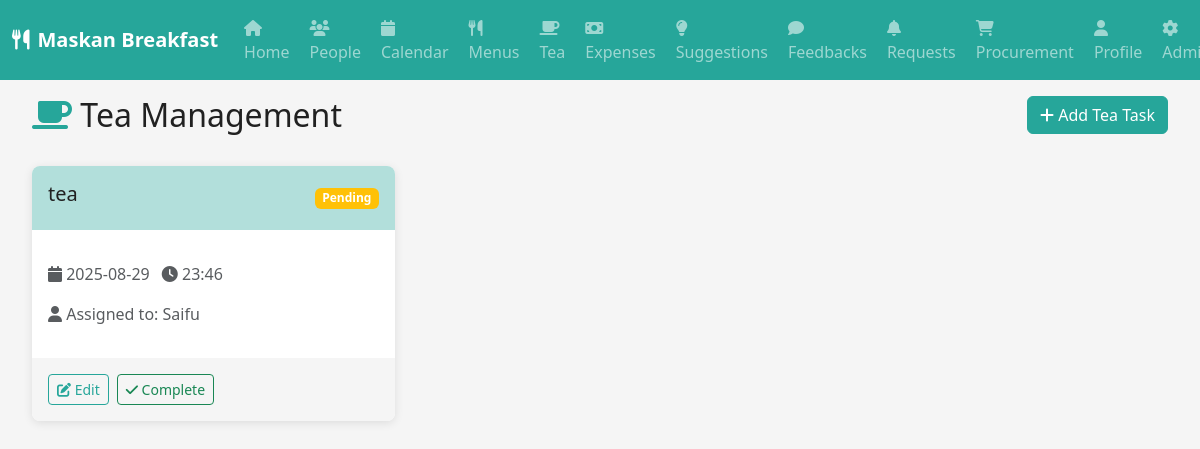
Page /tea (signed in) on the earlier database version.
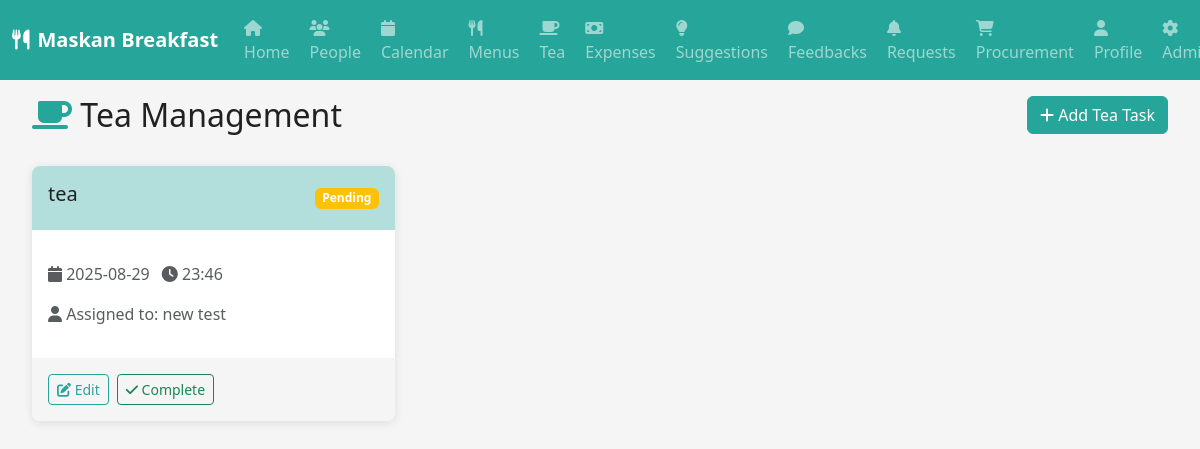
Same page on the later database version.
### models.py (models this page shows)
class TeaTask(db.Model):
    id = db.Column(db.Integer, primary_key=True)
    title = db.Column(db.String(100), nullable=False)
    description = db.Column(db.Text)
    date = db.Column(db.Date, nullable=False)
    time = db.Column(db.String(10), nullable=False)
    assigned_to_id = db.Column(db.Integer, db.ForeignKey('user.id'))
    created_by_id = db.Column(db.Integer, db.ForeignKey('user.id'))
    floor = db.Column(db.Integer, nullable=False)
    status = db.Column(db.String(20), default='pending')
    created_at = db.Column(db.DateTime, default=datetime.utcnow)
    assigned_to = db.relationship('User', foreign_keys=[assigned_to_id])
    created_by = db.relationship('User', foreign_keys=[created_by_id])

class User(db.Model):
    id = db.Column(db.Integer, primary_key=True)
    username = db.Column(db.String(64), unique=True, nullable=True)
    email = db.Column(db.String(120), unique=True, nullable=False)
    password_hash = db.Column(db.String(256))
    role = db.Column(db.String(20), nullable=False)
    floor = db.Column(db.Integer, nullable=True)
    is_verified = db.Column(db.Boolean, default=False)
    profile_pic = db.Column(db.String(200), nullable=True)
    created_at = db.Column(db.DateTime, default=datetime.utcnow)
    updated_at = db.Column(db.DateTime, default=datetime.utcnow, onupdate=datetime.utcnow)

### routes.py (the view, shortened to what this page needs)
@app.route('/tea', methods=['GET', 'POST'])
def tea():
    if 'user_id' not in session:
        return redirect(url_for('login'))
    user = User.query.get(session['user_id'])
    tea_tasks = TeaTask.query.filter_by(floor=user.floor).order_by(TeaTask.date.desc()).all()
    floor_users = User.query.filter_by(floor=user.floor).all()
    return render_template('tea.html', user=user, tea_tasks=tea_tasks, floor_users=floor_users)

### routes.py (called while the page is built)
@app.context_processor
def inject_user():
    if 'user_id' in session:
        user = User.query.get(session['user_id'])
        return dict(current_user=user)
    return dict(current_user=None)

### templates/tea.html (shortened to what this page needs)
{% extends "base.html" %}
{% block content %}
<div class="container-fluid">
    <div class="row mb-4">
        <div class="col-md-6">
            <h2>
                <i class="fas fa-coffee text-teal"></i> Tea Management
            </h2>
        </div>
        <div class="col-md-6 text-end">
            {% if current_user.role in ['admin', 'teaManager'] %}
            <button class="btn btn-teal" data-bs-toggle="modal" data-bs-target="#addTeaTaskModal">
                <i class="fas fa-plus"></i> Add Tea Task
            </button>
            {% endif %}
        </div>
    </div>
    <div class="row">
        {% for task in tea_tasks %}
        <div class="col-md-6 col-lg-4 mb-3">
            <div class="tea-card">
                <div class="tea-header">
                    <h5>{{ task.title }}</h5>
                    <span class="badge bg-warning">{{ task.status.title() }}</span>
                </div>
                <div class="tea-body">
                    <p class="text-muted">
                        <i class="fas fa-calendar"></i> {{ task.date.strftime('%Y-%m-%d') }}
                        <i class="fas fa-clock ms-2"></i> {{ task.time }}
                    </p>
                    {% if task.assigned_to %}
                    <p class="text-muted">
                        <i class="fas fa-user"></i> Assigned to: {{ task.assigned_to.username or task.assigned_to.email }}
                    </p>
                    {% endif %}
                </div>
                {% if current_user.role in ['admin', 'teaManager'] %}
                <div class="tea-actions">
                    <button class="btn btn-sm btn-outline-teal">
                        <i class="fas fa-edit"></i> Edit
                    </button>
                    <button class="btn btn-sm btn-outline-success">
                        <i class="fas fa-check"></i> Complete
                    </button>
                </div>
                {% endif %}
            </div>
        </div>
        {% endfor %}
    </div>
</div>
{% endblock %}

Differences in the rows shown:
changed through a linked row, TeaTask "tea": assigned_to "Saifu" → "new test"
